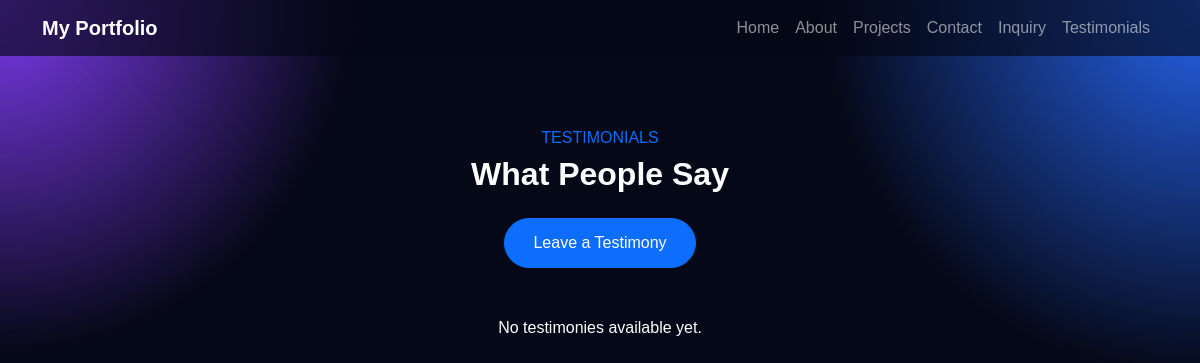
Page /testimonies/ on the earlier database version.
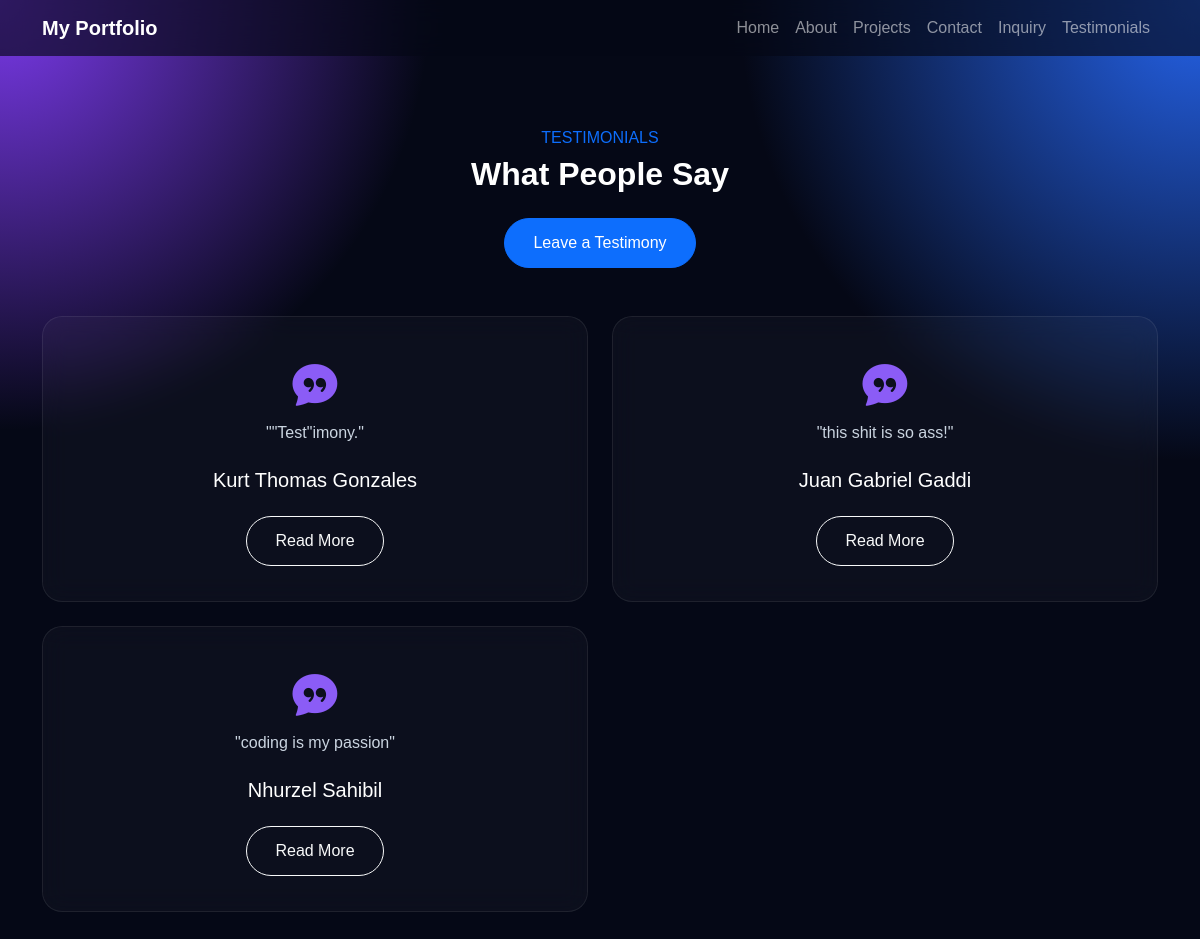
Same page on the later database version.
### main/models.py (models this page shows, shortened)
class Testimony(models.Model):
    full_name = models.CharField(max_length=100)
    content = models.TextField()

### main/views.py (the view)
class TestimonyListView(ListView):
    model = Testimony
    template_name = "main/testimony_list.html"
    context_object_name = "testimonies"

### main/templates/main/testimony_list.html (shortened to what this page needs)
{% extends "main/base.html" %}
{% block content %}
<section class="testimonials py-5">
<div class="container">
    <div class="text-center mb-5">
        <h6 class="text-primary">
            TESTIMONIALS
        </h6>
        <h2 class="fw-bold">
            What People Say
        </h2>
        <a href="{% url 'add_testimony' %}"
   class="btn btn-primary mt-3">
    Leave a Testimony
</a>
    </div>
    <div class="row g-4">
    {% for testimony in testimonies %}
        <div class="col-md-6">
            <div class="testimonial-card">
                <i class="bi bi-chat-quote-fill"></i>
                <p>
                    "{{ testimony.content }}"
                </p>
                <h5>
                    {{ testimony.full_name }}
                </h5>
                <a href="{% url 'testimony_detail' testimony.id %}"
                   class="btn btn-outline-light mt-3">
                    Read More
                </a>
            </div>
        </div>
    {% empty %}
        <div class="text-center">
            <p>
                No testimonies available yet.
            </p>
        </div>
    {% endfor %}
    </div>
</div>
</section>
{% endblock %}

### main/templates/main/base.html (shortened to what this page needs)
{% load static %}
<!DOCTYPE html>
<html lang="en">
<head>
    <link href="https://cdn.jsdelivr.net/npm/bootstrap@5.3.7/dist/css/bootstrap.min.css" rel="stylesheet">
    <link href="https://cdn.jsdelivr.net/npm/bootstrap-icons@1.13.1/font/bootstrap-icons.min.css" rel="stylesheet">
    <link rel="stylesheet" href="{% static 'main/css/style.css' %}">
</head>
<body>
<nav class="navbar navbar-expand-lg navbar-dark fixed-top">
<div class="container">
<a class="navbar-brand fw-bold" href="{% url 'home' %}">
My Portfolio
</a>
<div class="collapse navbar-collapse" id="nav">
<ul class="navbar-nav ms-auto">
<li class="nav-item">
<a class="nav-link" href="{% url 'home' %}#home">Home</a>
</li>
<li class="nav-item">
<a class="nav-link" href="{% url 'home' %}#about">About</a>
</li>
<li class="nav-item">
<a class="nav-link" href="{% url 'home' %}#projects">Projects</a>
</li>
<li class="nav-item">
<a class="nav-link" href="{% url 'home' %}#contact">Contact</a>
</li>
<li class="nav-item">
<a class="nav-link" href="{% url 'add_inquiry' %}">
Inquiry
</a>
</li>
<li class="nav-item">
<a class="nav-link" href="{% url 'testimony_list' %}">
Testimonials
</a>
</li>
</ul>
</div>
</div>
</nav>
{% block content %}
{% endblock %}
</body>
</html>

### main/static/main/css/style.css (style rules this page uses)
html { scroll-behavior:smooth; }
body { background: radial-gradient(circle at top left,#7c3aed 0%,transparent 28%), radial-gradient(circle at top right,#2563eb 0%,transparent 30%), #050816; color:white; font-family:Arial,Helvetica,sans-serif; padding-top:80px; }
.navbar { background:rgba(5,8,22,.65); backdrop-filter:blur(14px); }
.btn { border-radius:40px; padding:12px 28px; }
.testimonials { padding-top:120px; padding-bottom:120px; }
.testimonial-card { background:rgba(255,255,255,.03); border:1px solid rgba(255,255,255,.08); border-radius:20px; padding:35px; text-align:center; backdrop-filter:blur(12px); height:100%; transition:.35s; }
.testimonial-card i { font-size:2.8rem; color:#8b5cf6; margin-bottom:20px; }
.testimonial-card p { color:#cbd5e1; line-height:1.8; }
.testimonial-card h5 { margin-top:20px; }

Differences in the rows shown:
added Testimony: content "\"Test\"imony.", full_name "Kurt Thomas Gonzales"
added Testimony: content "this shit is so ass!", full_name "Juan Gabriel Gaddi"
added Testimony: content "coding is my passion", full_name "Nhurzel Sahibil"
Other differences:
text no longer shown: "No testimonies available yet."
